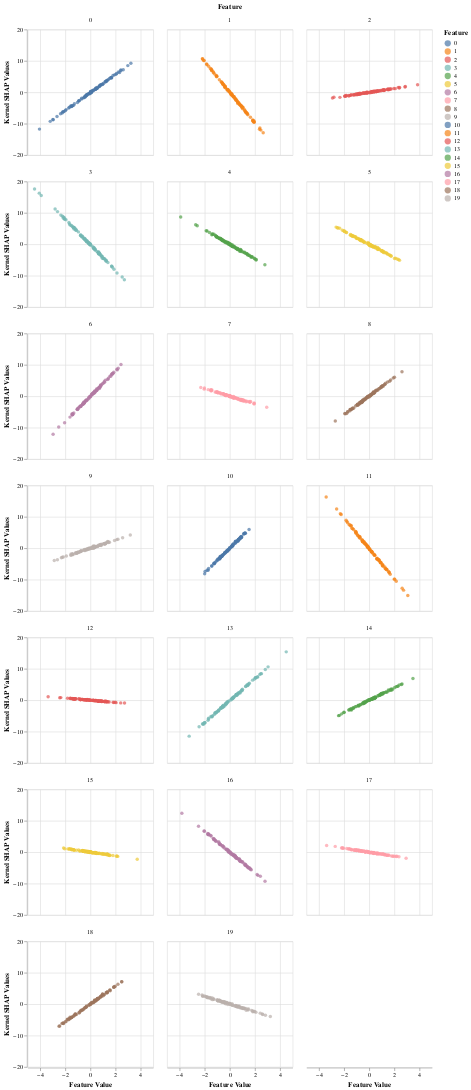

Notebook code for this chart:
### Code cell
alt.Chart(data_df).mark_point(filled=True).encode(
    alt.Y('Kernel SHAP Values:Q'),
    alt.X('Feature Value:Q'),
    alt.Color('Feature:N'),
    alt.Facet('Feature:N')
).properties(
    columns=3,
    width=200,
    height=200
)

### Figure 1 — Vega-Lite specification as saved in the notebook (floating-point values rounded to 4 significant figures; data arrays with more than 128 entries replaced by an {"elided": "..."} marker saying what was removed)
{"$schema": "https://vega.github.io/schema/vega-lite/v3.2.1.json", "columns": 3, "config": {"mark": {"tooltip": null}, "view": {"height": 300, "width": 400}}, "data": {"name": "data-982df1a6f07dcf18e0663c1632f67161"}, "datasets": {"data-982df1a6f07dcf18e0663c1632f67161": {"elided": "2000 records"}}, "encoding": {"color": {"field": "Feature", "type": "nominal"}, "facet": {"field": "Feature", "type": "nominal"}, "x": {"field": "Feature Value", "type": "quantitative"}, "y": {"field": "Kernel SHAP Values", "type": "quantitative"}}, "height": 200, "mark": {"filled": true, "type": "point"}, "width": 200}
